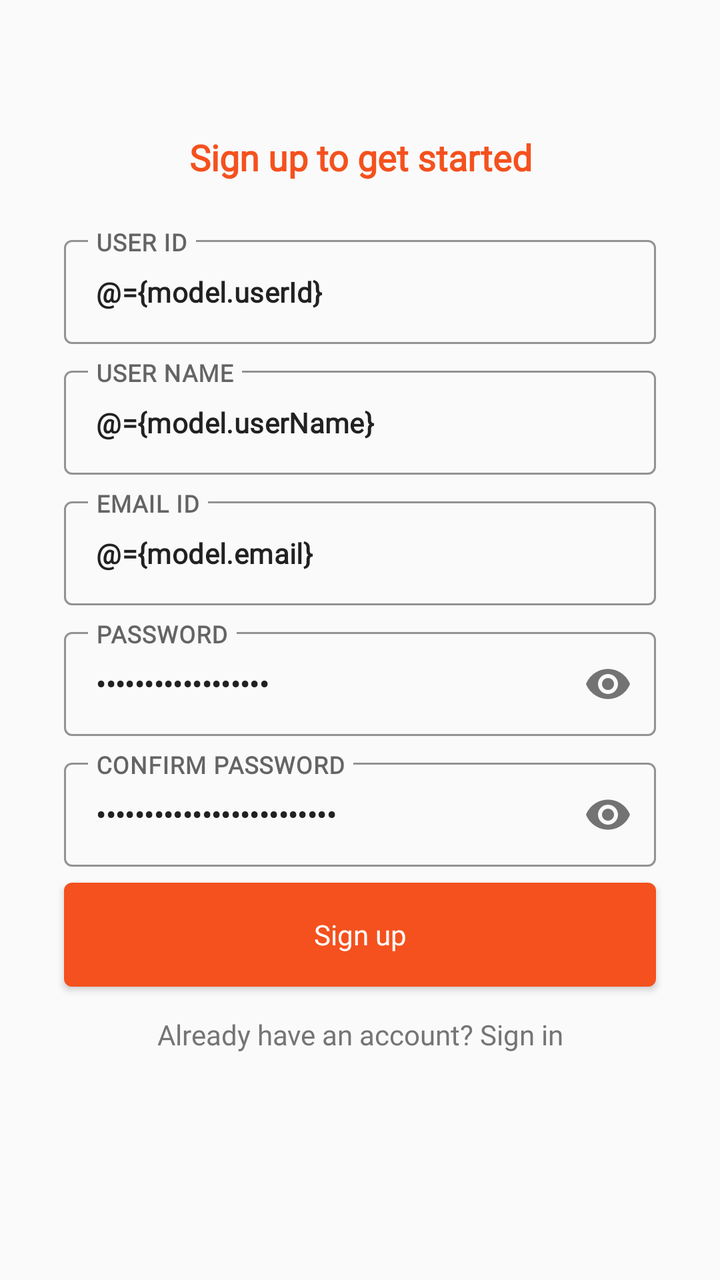
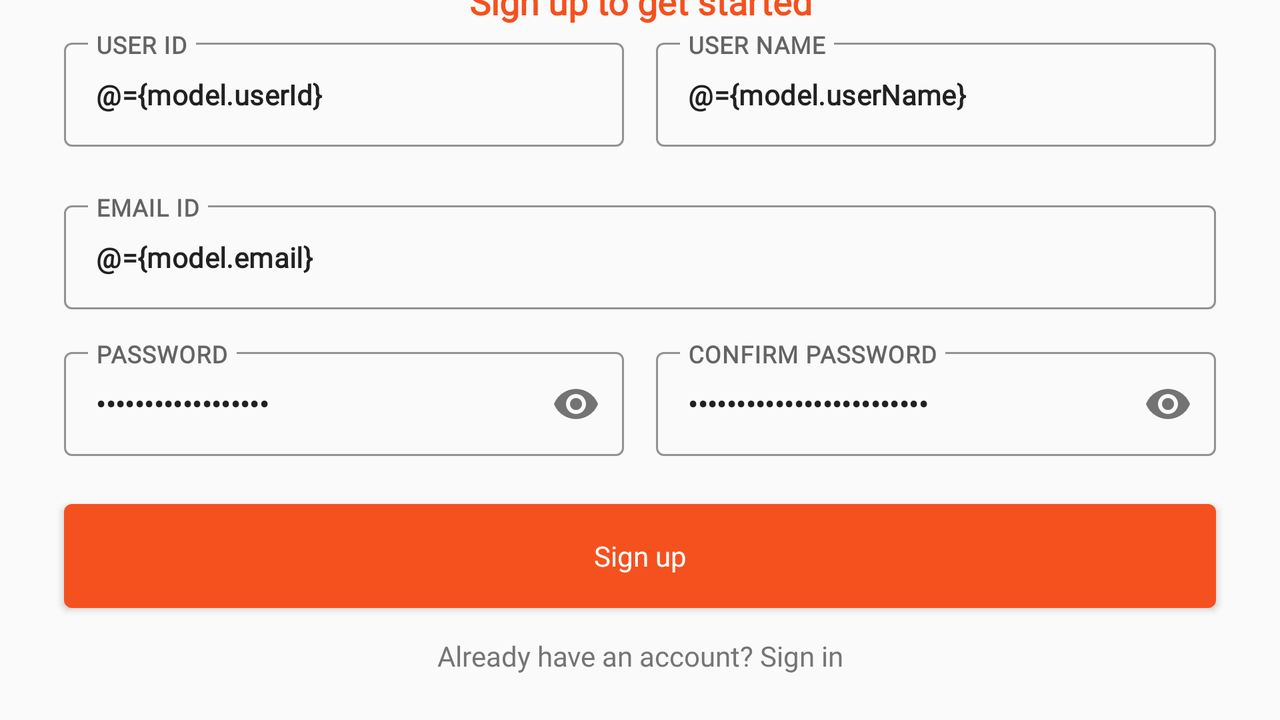

Compare how this app lays out the same screen by default and in its alternative resource folder. The renders come first, then the two layout files and the values they reference.
<!-- AndroidManifest.xml: activity theme AppTheme.SignUp -->
<!-- res/layout/activity_sign_up.xml -->
<?xml version="1.0" encoding="utf-8"?>
<layout xmlns:android="http://schemas.android.com/apk/res/android"
    xmlns:app="http://schemas.android.com/apk/res-auto"
    xmlns:tools="http://schemas.android.com/tools">

    <data>

        <variable
            name="model"
            type="com.apkzube.quizube.viewmodel.registration.SignUpViewModel" />

    </data>

    <androidx.constraintlayout.widget.ConstraintLayout
        android:layout_width="match_parent"
        android:layout_height="match_parent"
        tools:context=".activity.registration.SignUpActivity">

        <TextView
            android:layout_width="wrap_content"
            android:layout_height="wrap_content"
            android:layout_gravity="top|center"
            android:layout_marginBottom="16dp"
            android:fontFamily="@font/font"
            android:text="@string/create_account_sign_up"
            android:textAlignment="center"
            android:textColor="@color/colorAccent"
            android:textSize="18sp"
            android:textStyle="bold"
            app:layout_constraintBottom_toTopOf="@+id/linearLayout"
            app:layout_constraintEnd_toEndOf="parent"
            app:layout_constraintStart_toStartOf="parent" />

        <LinearLayout
            android:id="@+id/linearLayout"
            android:layout_width="match_parent"
            android:layout_height="wrap_content"
            android:layout_marginStart="16dp"
            android:layout_marginEnd="16dp"
            android:orientation="vertical"
            app:layout_constraintBottom_toBottomOf="parent"
            app:layout_constraintEnd_toEndOf="parent"
            app:layout_constraintStart_toStartOf="parent"
            app:layout_constraintTop_toTopOf="parent">

            <com.google.android.material.textfield.TextInputLayout
                android:id="@+id/txtUserId"
                style="@style/LoginTextInputLayoutStyle"
                android:layout_width="match_parent"
                android:layout_height="wrap_content"
                android:layout_marginStart="16dp"
                android:layout_marginTop="8dp"
                android:layout_marginEnd="16dp"
                app:counterMaxLength="6">

                <com.google.android.material.textfield.TextInputEditText
                    android:layout_width="match_parent"
                    android:layout_height="@dimen/sign_up_field_higth"
                    android:fontFamily="@font/popin"
                    android:hint="@string/user_id"
                    android:inputType="textPersonName"
                    android:maxLines="1"
                    android:text="@={model.userId}"
                    android:textSize="14sp"
                    android:textStyle="bold" />
            </com.google.android.material.textfield.TextInputLayout>


            <com.google.android.material.textfield.TextInputLayout
                android:id="@+id/txtUserName"
                style="@style/LoginTextInputLayoutStyle"
                android:layout_width="match_parent"
                android:layout_height="wrap_content"
                android:layout_marginStart="16dp"
                android:layout_marginTop="8dp"
                android:layout_marginEnd="16dp">

                <com.google.android.material.textfield.TextInputEditText
                    android:layout_width="match_parent"
                    android:layout_height="@dimen/sign_up_field_higth"
                    android:fontFamily="@font/popin"
                    android:inputType="textPersonName"
                    android:hint="@string/user_name"
                    android:text="@={model.userName}"
                    android:textSize="14sp"
                    android:textStyle="bold" />
            </com.google.android.material.textfield.TextInputLayout>

            <com.google.android.material.textfield.TextInputLayout
                android:id="@+id/txtEmailId"
                style="@style/LoginTextInputLayoutStyle"
                android:layout_width="match_parent"
                android:layout_height="wrap_content"
                android:layout_marginStart="16dp"
                android:layout_marginTop="8dp"
                android:layout_marginEnd="16dp">

                <com.google.android.material.textfield.TextInputEditText
                    android:layout_width="match_parent"
                    android:layout_height="@dimen/sign_up_field_higth"
                    android:fontFamily="@font/popin"
                    android:hint="@string/email_id"
                    android:inputType="textEmailAddress"
                    android:text="@={model.email}"
                    android:textSize="14sp"
                    android:textStyle="bold" />
            </com.google.android.material.textfield.TextInputLayout>

            <com.google.android.material.textfield.TextInputLayout
                android:id="@+id/txtPassword"
                style="@style/LoginTextInputLayoutStyle"
                android:layout_width="match_parent"
                android:layout_height="wrap_content"
                android:layout_marginStart="16dp"
                android:layout_marginTop="8dp"
                android:layout_marginEnd="16dp"
                app:passwordToggleEnabled="true">

                <com.google.android.material.textfield.TextInputEditText
                    android:layout_width="match_parent"
                    android:layout_height="@dimen/sign_up_field_higth"
                    android:fontFamily="@font/popin"
                    android:hint="@string/password"
                    android:inputType="textPassword"
                    android:text="@={model.password}"
                    android:textSize="14sp"
                    android:textStyle="bold" />
            </com.google.android.material.textfield.TextInputLayout>

            <com.google.android.material.textfield.TextInputLayout
                android:id="@+id/txtConfPassword"
                style="@style/LoginTextInputLayoutStyle"
                android:layout_width="match_parent"
                android:layout_height="wrap_content"
                android:layout_marginStart="16dp"
                android:layout_marginTop="8dp"
                android:layout_marginEnd="16dp"
                app:passwordToggleEnabled="true">

                <com.google.android.material.textfield.TextInputEditText
                    android:layout_width="match_parent"
                    android:layout_height="@dimen/sign_up_field_higth"
                    android:fontFamily="@font/popin"
                    android:hint="@string/confirm_password"
                    android:inputType="textPassword"
                    android:text="@={model.confirmPassword}"
                    android:textSize="14sp"
                    android:textStyle="bold" />
            </com.google.android.material.textfield.TextInputLayout>

            <TextView
                android:id="@+id/txtError"
                android:layout_width="match_parent"
                android:layout_height="wrap_content"
                android:layout_marginStart="16dp"
                android:layout_marginEnd="16dp"
                android:fontFamily="@font/popin"
                android:visibility="gone"
                android:padding="8dp"
                android:textColor="@color/error_text"
                android:textStyle="bold" />


            <Button
                android:id="@+id/btnSignUp"
                android:layout_width="match_parent"
                android:layout_height="@dimen/sign_button_hight"
                android:layout_marginTop="8dp"
                android:layout_marginStart="16dp"
                android:layout_marginEnd="16dp"
                android:background="@drawable/round_shape"
                android:fontFamily="@font/popin"
                android:textAllCaps="false"
                android:onClick="@{model::registerUser}"
                android:text="@string/sign_up"
                android:textColor="@color/white" />


            <TextView
                android:id="@+id/txtAlreadyAccount"
                android:layout_width="match_parent"
                android:layout_height="@dimen/text_heigth"
                android:layout_marginStart="16dp"
                android:layout_marginTop="8dp"
                android:layout_marginEnd="16dp"
                android:fontFamily="@font/popin"
                android:gravity="center|end"
                android:text="@string/already_have_account"
                android:textAlignment="center"
                android:textAllCaps="false"
                android:textColor="@color/blue_gray" />



        </LinearLayout>

    </androidx.constraintlayout.widget.ConstraintLayout>
</layout>
<!-- resources referenced by this layout -->
<resources>
  <color name="blue_gray">#757575</color>
  <color name="colorAccent">#F4511E</color>
  <color name="error_text">#E53935</color>
  <color name="white">#FFFFFF</color>
  <dimen name="sign_button_hight">52dp</dimen>
  <dimen name="sign_up_field_higth">52dp</dimen>
  <dimen name="text_heigth">32dp</dimen>
  <!-- drawable round_shape (drawable) -->
  <shape
      xmlns:android="http://schemas.android.com/apk/res/android"
      android:shape="rectangle">
      <solid android:color="@color/colorAccent" />
      <corners android:radius="4dp"   />
  </shape>
  <string name="already_have_account">Already have an account? Sign in</string>
  <string name="confirm_password">CONFIRM PASSWORD</string>
  <string name="create_account_sign_up">Sign up to get started</string>
  <string name="email_id">EMAIL ID</string>
  <string name="password">PASSWORD</string>
  <string name="sign_up">Sign up</string>
  <string name="user_id">USER ID</string>
  <string name="user_name">USER NAME</string>
  <style name="LoginTextInputLayoutStyle" parent="Widget.MaterialComponents.TextInputLayout.OutlinedBox.Dense">
          <item name="boxStrokeColor">@color/colorAccent</item>
          <item name="hintTextColor">@color/colorAccent</item>
      </style>
  <style name="AppTheme.SignUp" parent="Theme.MaterialComponents.Light.NoActionBar.Bridge">        
          <item name="colorPrimary">@color/colorAccent</item>
          <item name="colorPrimaryDark">@color/colorAccent</item>
          <item name="colorAccent">@color/colorAccent</item>
          <item name="android:windowLightStatusBar" tools:targetApi="m">true</item>
          <item name="android:windowContentTransitions" tools:ignore="NewApi">true</item>
          <item name="android:statusBarColor">@android:color/transparent</item>
  
      </style>
</resources>
<!-- res/layout-land/activity_sign_up.xml (the repository's variant of the layout above) -->
<!-- drawn on the phone turned sideways -->
<?xml version="1.0" encoding="utf-8"?>
<layout xmlns:android="http://schemas.android.com/apk/res/android"
    xmlns:app="http://schemas.android.com/apk/res-auto"
    xmlns:tools="http://schemas.android.com/tools">

    <data>

        <variable
            name="model"
            type="com.apkzube.quizube.viewmodel.registration.SignUpViewModel" />

    </data>

    <androidx.constraintlayout.widget.ConstraintLayout
        android:layout_width="match_parent"
        android:layout_height="match_parent"
        tools:context=".activity.registration.SignUpActivity">

        <TextView
            android:layout_width="wrap_content"
            android:layout_height="wrap_content"
            android:layout_gravity="top|center"
            android:layout_marginTop="16dp"
            android:fontFamily="@font/font"
            android:text="@string/create_account_sign_up"
            android:textAlignment="center"
            android:textColor="@color/colorAccent"
            android:textSize="18sp"
            android:textStyle="bold"
            app:layout_constraintBottom_toTopOf="@+id/linearLayout"
            app:layout_constraintEnd_toEndOf="parent"
            app:layout_constraintStart_toStartOf="parent"
            app:layout_constraintTop_toTopOf="parent" />

        <LinearLayout
            android:id="@+id/linearLayout"
            android:layout_width="0dp"
            android:layout_height="wrap_content"
            android:layout_marginStart="16dp"
            android:layout_marginEnd="16dp"
            android:layout_marginBottom="16dp"
            android:orientation="vertical"
            app:layout_constraintBottom_toBottomOf="parent"
            app:layout_constraintEnd_toEndOf="parent"
            app:layout_constraintStart_toStartOf="parent">

            <LinearLayout
                android:layout_width="match_parent"
                android:layout_height="match_parent"
                android:layout_margin="8dp"
                android:baselineAligned="false"
                android:orientation="horizontal">

                <com.google.android.material.textfield.TextInputLayout
                    android:id="@+id/txtUserId"
                    style="@style/LoginTextInputLayoutStyle"
                    android:layout_width="match_parent"
                    android:layout_height="wrap_content"
                    android:layout_margin="8dp"
                    android:layout_weight="1"
                    app:counterMaxLength="6">

                    <com.google.android.material.textfield.TextInputEditText
                        android:layout_width="match_parent"
                        android:layout_height="@dimen/sign_up_field_higth"
                        android:fontFamily="@font/popin"
                        android:hint="@string/user_id"
                        android:inputType="textPersonName"
                        android:maxLines="1"
                        android:text="@={model.userId}"
                        android:textSize="14sp"
                        android:textStyle="bold" />
                </com.google.android.material.textfield.TextInputLayout>

                <com.google.android.material.textfield.TextInputLayout
                    android:id="@+id/txtUserName"
                    style="@style/LoginTextInputLayoutStyle"
                    android:layout_width="match_parent"
                    android:layout_height="wrap_content"
                    android:layout_margin="8dp"
                    android:layout_weight="1">

                    <com.google.android.material.textfield.TextInputEditText
                        android:layout_width="match_parent"
                        android:layout_height="@dimen/sign_up_field_higth"
                        android:fontFamily="@font/popin"
                        android:hint="@string/user_name"
                        android:inputType="textPersonName"
                        android:text="@={model.userName}"
                        android:textSize="14sp"
                        android:textStyle="bold" />
                </com.google.android.material.textfield.TextInputLayout>

            </LinearLayout>

            <com.google.android.material.textfield.TextInputLayout
                android:id="@+id/txtEmailId"
                style="@style/LoginTextInputLayoutStyle"
                android:layout_width="match_parent"
                android:layout_height="wrap_content"
                android:layout_marginStart="16dp"
                android:layout_marginTop="8dp"
                android:layout_marginEnd="16dp">

                <com.google.android.material.textfield.TextInputEditText
                    android:layout_width="match_parent"
                    android:layout_height="@dimen/sign_up_field_higth"
                    android:fontFamily="@font/popin"
                    android:hint="@string/email_id"
                    android:inputType="textEmailAddress"
                    android:text="@={model.email}"
                    android:textSize="14sp"
                    android:textStyle="bold" />
            </com.google.android.material.textfield.TextInputLayout>

            <LinearLayout
                android:layout_width="match_parent"
                android:layout_height="match_parent"
                android:layout_margin="8dp"
                android:baselineAligned="false"
                android:orientation="horizontal">

                <com.google.android.material.textfield.TextInputLayout
                    android:id="@+id/txtPassword"
                    style="@style/LoginTextInputLayoutStyle"
                    android:layout_width="match_parent"
                    android:layout_height="wrap_content"
                    android:layout_margin="8dp"
                    android:layout_weight="1"
                    app:passwordToggleEnabled="true">

                    <com.google.android.material.textfield.TextInputEditText
                        android:layout_width="match_parent"
                        android:layout_height="@dimen/sign_up_field_higth"
                        android:fontFamily="@font/popin"
                        android:hint="@string/password"
                        android:inputType="textPassword"
                        android:text="@={model.password}"
                        android:textSize="14sp"
                        android:textStyle="bold" />
                </com.google.android.material.textfield.TextInputLayout>

                <com.google.android.material.textfield.TextInputLayout
                    android:id="@+id/txtConfPassword"
                    style="@style/LoginTextInputLayoutStyle"
                    android:layout_width="match_parent"
                    android:layout_height="wrap_content"
                    android:layout_margin="8dp"
                    android:layout_weight="1"
                    app:passwordToggleEnabled="true">

                    <com.google.android.material.textfield.TextInputEditText
                        android:layout_width="match_parent"
                        android:layout_height="@dimen/sign_up_field_higth"
                        android:fontFamily="@font/popin"
                        android:hint="@string/confirm_password"
                        android:inputType="textPassword"
                        android:text="@={model.confirmPassword}"
                        android:textSize="14sp"
                        android:textStyle="bold" />
                </com.google.android.material.textfield.TextInputLayout>
            </LinearLayout>


            <TextView
                android:id="@+id/txtError"
                android:layout_width="match_parent"
                android:layout_height="wrap_content"
                android:layout_margin="16dp"
                android:fontFamily="@font/popin"
                android:padding="8dp"
                android:textColor="@color/error_text"
                android:textStyle="bold"
                android:visibility="gone" />


            <Button
                android:id="@+id/btnSignUp"
                android:layout_width="match_parent"
                android:layout_height="@dimen/sign_button_hight"
                android:layout_marginTop="8dp"
                android:layout_marginBottom="8dp"
                android:layout_marginStart="16dp"
                android:layout_marginEnd="16dp"
                android:background="@drawable/round_shape"
                android:fontFamily="@font/popin"
                android:textAllCaps="false"
                android:onClick="@{model::registerUser}"
                android:text="@string/sign_up"
                android:textColor="@color/white" />



            <TextView
                android:id="@+id/txtAlreadyAccount"
                android:layout_width="match_parent"
                android:layout_height="@dimen/text_heigth"
                android:layout_marginStart="16dp"
                android:layout_marginEnd="16dp"
                android:fontFamily="@font/popin"
                android:gravity="center|end"
                android:text="@string/already_have_account"
                android:textAlignment="center"
                android:textAllCaps="false"
                android:textColor="@color/blue_gray" />


        </LinearLayout>

    </androidx.constraintlayout.widget.ConstraintLayout>
</layout>
